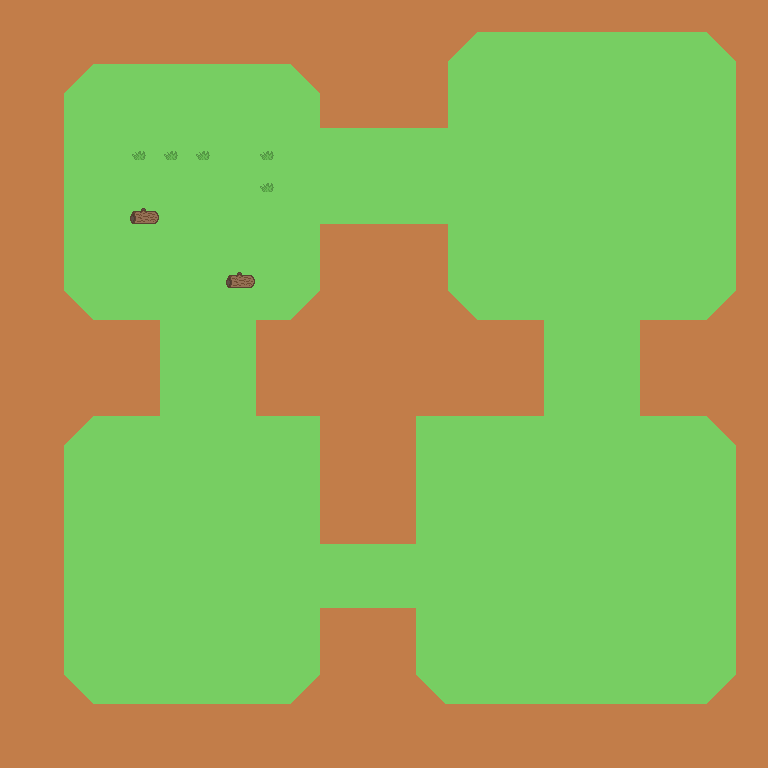

This is a level from a 2D game, rendered from its Tiled map with the project's own tilesets. A one-line summary and the map file follow, with tile-layer data summarised:
An orthogonal 24x24 tile map with 32x32 px tiles, 3 tile layers (Tile Layer 2, Tile Layer 1, Tile Layer 3) and 27 objects.

<map version="1.2" tiledversion="1.2.5" orientation="orthogonal" renderorder="right-down" width="24" height="24" tilewidth="32" tileheight="32" infinite="0" nextlayerid="10" nextobjectid="106">
 <tileset firstgid="1" name="main" tilewidth="32" tileheight="32" tilecount="24" columns="6">
  <image source="../tileSets/tileset.png" width="192" height="128" />
 </tileset>
 <layer id="5" name="Tile Layer 2" width="24" height="24">
  <data>[576 cells, 343 non-empty, 1 distinct tile ids]</data>
 </layer>
 <layer id="6" name="Tile Layer 1" width="24" height="24">
  <data>[576 cells, 576 non-empty, 6 distinct tile ids]</data>
 </layer>
 <layer id="7" name="Tile Layer 3" width="24" height="24">
  <data>[576 cells, 7 non-empty, 2 distinct tile ids]</data>
 </layer>
 <objectgroup id="2" name="collision-layer">
  <object id="2" x="64" y="294.4">
   <polyline points="0,-6.4 0,-204.8 25.6,-230.4 230.4,-230.4 256,-204.8 256,-166.4" />
  </object>
  <object id="16" x="160" y="416">
   <polyline points="-96,-128 -64,-96 0,-96 0,0 -64,0 -96,32 -96,256 -64,288 128,288 160,256 160,192 256,192 256,256 288,288 544,288 576,256 576,32 544,0 480,0 480,-96 544,-96 576,-128 576,-352 544,-384 320,-384 288,-352 288,-288 160,-288" />
  </object>
  <object id="43" x="320" y="224">
   <polygon points="0,0 0,64 -32,96 -64,96 -64,192 0,192 0,320 96,320 96,192 224,192 224,96 160,96 128,64 128,0" />
  </object>
 </objectgroup>
 <objectgroup id="9" name="connections">
  <object id="94" x="224" y="208">
   <polyline points="0,0 64,-32" />
  </object>
  <object id="95" x="288" y="176">
   <polyline points="0,0 192,0" />
  </object>
  <object id="96" x="480" y="176">
   <polyline points="0,0 80,32" />
  </object>
  <object id="97" x="560" y="208">
   <polyline points="0,0 32,80" />
  </object>
  <object id="98" x="592" y="288">
   <polyline points="0,0 0,160" />
  </object>
  <object id="99" x="592" y="448">
   <polyline points="0,0 -32,112" />
  </object>
  <object id="100" x="560" y="560">
   <polyline points="0,0 -112,16" />
  </object>
  <object id="101" x="448" y="576">
   <polyline points="0,0 -160,0" />
  </object>
  <object id="102" x="288" y="576">
   <polyline points="0,0 -72,-48" />
  </object>
  <object id="103" x="216" y="528">
   <polyline points="0,0 -8,-80" />
  </object>
  <object id="104" x="208" y="448">
   <polyline points="0,0 0,-160" />
  </object>
  <object id="105" x="208" y="288">
   <polyline points="0,0 16,-80" />
  </object>
 </objectgroup>
 <objectgroup id="8" name="nodos">
  <object id="29" x="288" y="176">
   <point />
  </object>
  <object id="30" x="480" y="176">
   <point />
  </object>
  <object id="31" x="592" y="288">
   <point />
  </object>
  <object id="32" x="592" y="448">
   <point />
  </object>
  <object id="33" x="448" y="576">
   <point />
  </object>
  <object id="34" x="288" y="576">
   <point />
  </object>
  <object id="35" x="208" y="448">
   <point />
  </object>
  <object id="36" x="208" y="288">
   <point />
  </object>
  <object id="60" x="224" y="208">
   <point />
  </object>
  <object id="61" x="216" y="528">
   <point />
  </object>
  <object id="62" x="560" y="560">
   <point />
  </object>
  <object id="63" x="560" y="208">
   <point />
  </object>
 </objectgroup>
</map>
